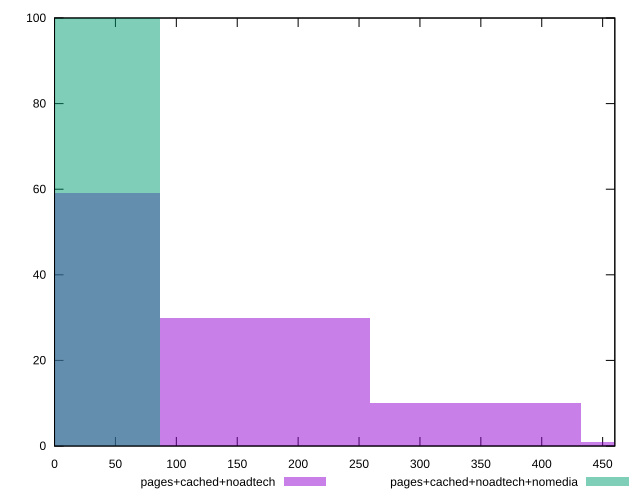

This chart was generated by the following gnuplot code:
reset

$pagesCachedNoadtech <<EOF
172.84829235801632 30
0 59
345.69658471603265 10
518.5448770740489 1
EOF

$pagesCachedNoadtechNomedia <<EOF
0 100
EOF

set key outside below
set boxwidth 172.84829235801632
set xrange [0:460]
set yrange [0:100]
set trange [0:100]
set style fill transparent solid 0.5 noborder
set terminal svg size 640, 500 enhanced background rgb 'white'
set output "report_00014_2021-02-09T15:56:05.503Z/offscreen-images/comparison/histogram/2_vs_3.svg"

plot $pagesCachedNoadtech title "pages+cached+noadtech" with boxes, \
     $pagesCachedNoadtechNomedia title "pages+cached+noadtech+nomedia" with boxes

reset
